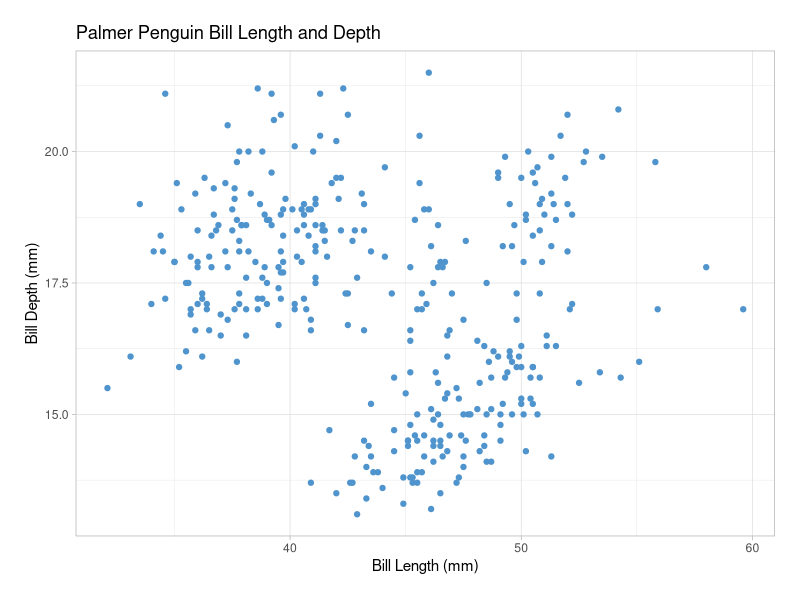
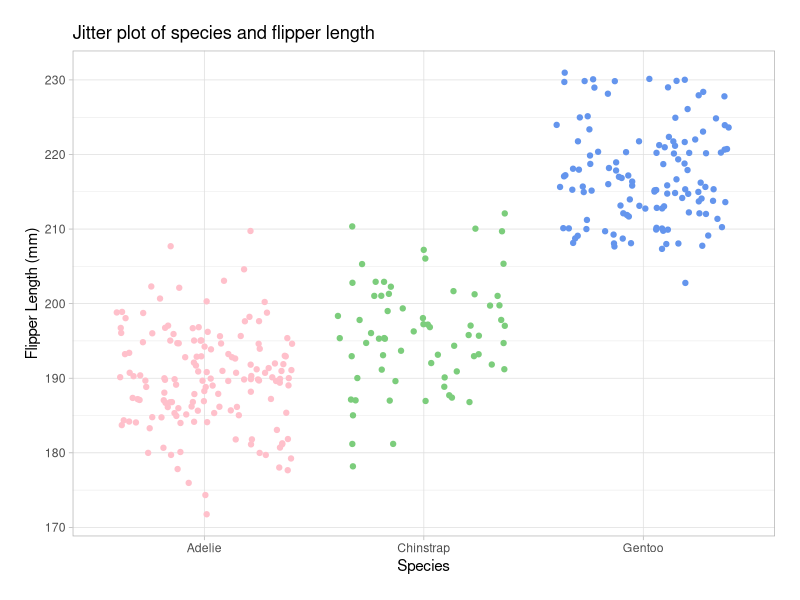

Write R code to recreate these figures, in order.
## ---- chunk 1
library(tidyverse)
library(palmerpenguins)
## ---- chunk 2
# ---TASK A---
## assign function

fx_task <- expression(x^2)

## assign derivative

dfdx_task <- D(fx_task, 'x')

## assign x value

x = 3

## evaluate derivative

eval(dfdx_task)
## ---- chunk 3
#---TASKB---
## assign function

Pa <- expression(2 * (3 * a + 2)^4 - 5)

## assign derivative 

dPda <- D(Pa, 'a')

## assign a value

a = 1.2

## evaluate derivative at assigned a value

eval(dPda)
## ---- chunk 4
# make a plot of bill length and bill depth
ggplot(data = penguins, aes(x = bill_length_mm, y = bill_depth_mm)) +
  geom_point(color = "steelblue3") +
  labs(title = "Palmer Penguin Bill Length and Depth", x = "Bill Length (mm)", y = "Bill Depth (mm)") +
  theme_light() + 
  theme(plot.margin = unit(c(0.25, 0.25, 0.25, 0.25),
                                "inches"))

## ---- chunk 5
# Jitter stuff
ggplot(penguins, aes(species, flipper_length_mm, color = species)) +
  geom_jitter() + 
  labs(title = "Jitter plot of species and flipper length", x = "Species", y = "Flipper Length (mm)") +
  scale_color_manual(values=c('pink','palegreen3','cornflowerblue'),
                       guide=FALSE) +
  theme_light() + 
  theme(plot.margin = unit(c(0.25, 0.25, 0.25, 0.25), "inches"))

